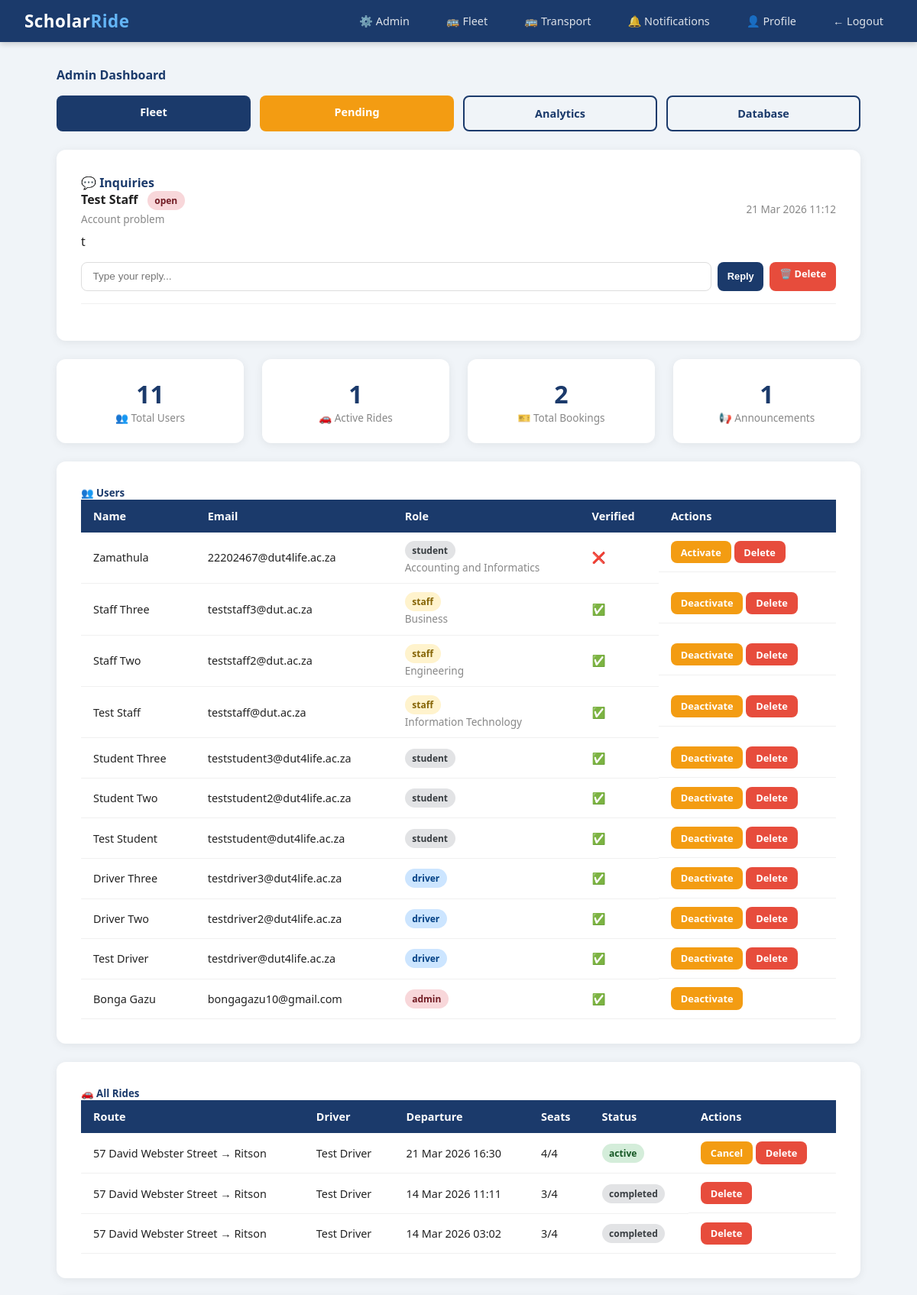
Page /admin (signed in, upper part) on the earlier database version.
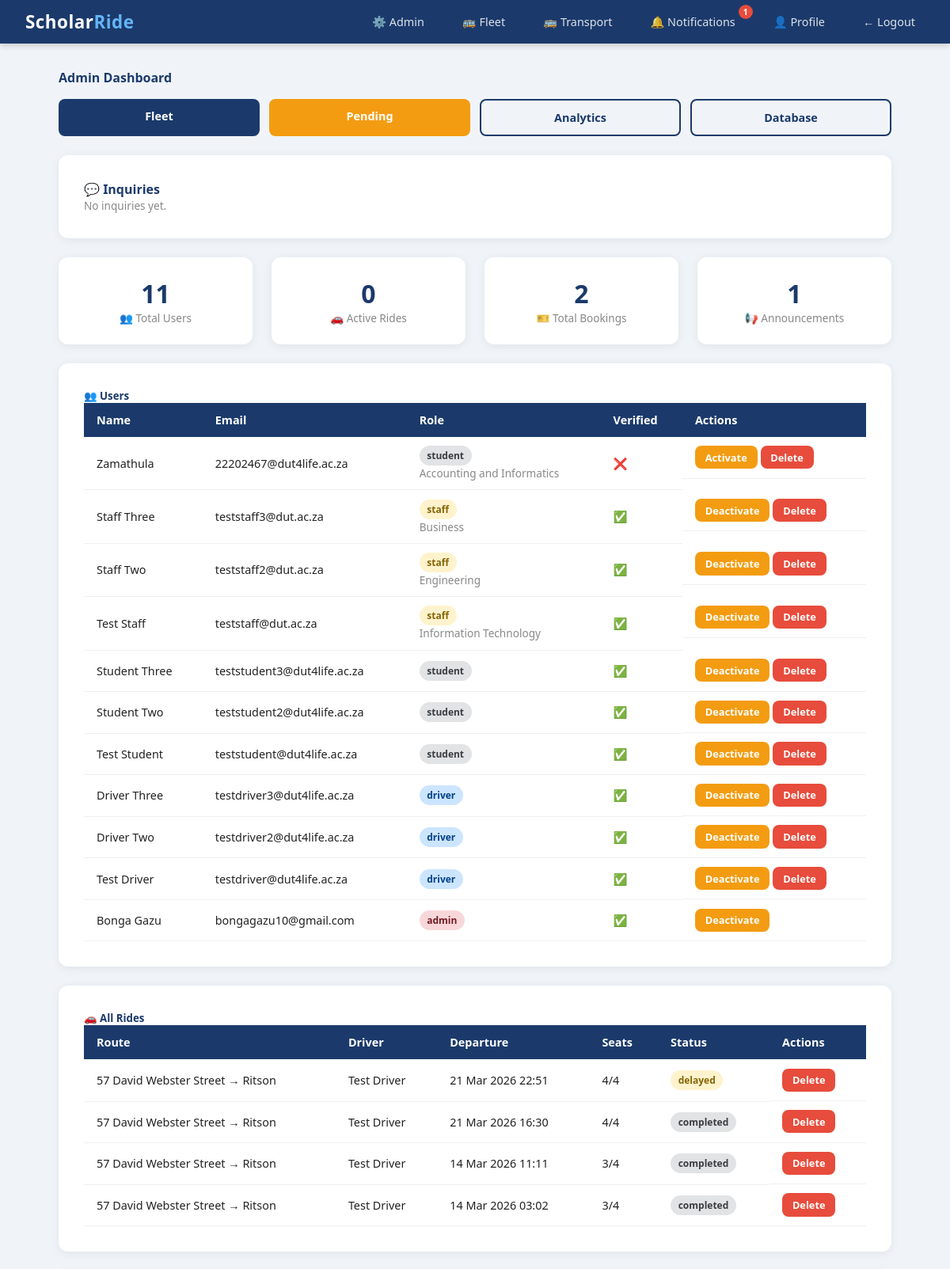
Same page on the later database version.
### scholar_ride/models.py (models this page shows)
class Inquiry(db.Model):
    id = db.Column(db.Integer, primary_key=True)
    user_id = db.Column(db.Integer, db.ForeignKey('user.id'), nullable=False)
    subject = db.Column(db.String(100), nullable=False)
    message = db.Column(db.Text, nullable=False)
    reply = db.Column(db.Text, nullable=True)
    status = db.Column(db.String(20), default='open')
    created_at = db.Column(db.DateTime, default=sast_now)
    user = db.relationship('User', foreign_keys=[user_id])

class User(db.Model, UserMixin):
    id = db.Column(db.Integer, primary_key=True)
    student_number = db.Column(db.String(20), unique=True, nullable=True)
    staff_number = db.Column(db.String(20), unique=True, nullable=True)
    full_name = db.Column(db.String(100), nullable=False)
    email = db.Column(db.String(120), unique=True, nullable=False)
    phone = db.Column(db.String(20), nullable=False)
    password_hash = db.Column(db.String(128), nullable=False)
    role = db.Column(db.String(20), default='student')
    department = db.Column(db.String(100), nullable=True)
    verified = db.Column(db.Boolean, default=False)
    approval_status = db.Column(db.String(20), default='pending')
    otp = db.Column(db.String(6), nullable=True)
    created_at = db.Column(db.DateTime, default=datetime.utcnow)
    driver_code = db.Column(db.String(20), nullable=True)
    rides = db.relationship('Ride', backref='driver', lazy=True)
    bookings = db.relationship('Booking', backref='student', lazy=True)
    session_token = db.Column(db.String(100), nullable=True)

class Ride(db.Model):
    id = db.Column(db.Integer, primary_key=True)
    driver_id = db.Column(db.Integer, db.ForeignKey('user.id'), nullable=False)
    origin = db.Column(db.String(200), nullable=False)
    destination = db.Column(db.String(200), nullable=False)
    departure_time = db.Column(db.DateTime, nullable=False)
    available_seats = db.Column(db.Integer, nullable=False)
    total_seats = db.Column(db.Integer, nullable=False)
    status = db.Column(db.String(20), default='active')
    created_at = db.Column(db.DateTime, default=datetime.utcnow)
    bookings = db.relationship('Booking', backref='ride', lazy=True)
    vehicle_type = db.Column(db.String(50), nullable=True)
    vehicle_model = db.Column(db.String(100), nullable=True)
    registration_number = db.Column(db.String(20), nullable=True)
    completed_at = db.Column(db.DateTime, nullable=True)

### scholar_ride/routes/admin.py (the view)
@admin.route('/admin')
@login_required
@admin_required
def dashboard():
    users = User.query.order_by(User.created_at.desc()).all()
    announcements = Announcement.query.order_by(Announcement.created_at.desc()).all()
    all_rides = Ride.query.order_by(Ride.created_at.desc()).all()
    disputes = Dispute.query.order_by(Dispute.created_at.desc()).all()
    total_users = User.query.count()
    active_rides = Ride.query.filter_by(status='active').count()
    total_bookings = Booking.query.count()
    total_announcements = Announcement.query.count()
    pending_count = User.query.filter_by(approval_status='pending').count()
    inquiries =Inquiry.query.order_by(Inquiry.created_at.desc()).all()
    return render_template('admin/dashboard.html',
                           users=users,
                           announcements=announcements,
                           all_rides=all_rides,
                           disputes=disputes,
                           total_users=total_users,
                           active_rides=active_rides,
                           total_bookings=total_bookings,
                           total_announcements=total_announcements,
                           pending_count=pending_count,
                           inquiries=inquiries
                           )

### scholar_ride/models.py (called while the page is built)
@login_manager.user_loader
def load_user(user_id):
    return User.query.get(int(user_id))

### scholar_ride/routes/admin.py (called while the page is built)
def admin_required(f):
    from functools import wraps
    @wraps(f)
    def decorated(*args, **kwargs):
        if not current_user.is_authenticated or current_user.role != 'admin':
            flash('Admin access required.', 'danger')
            return redirect('/rides')
        return f(*args, **kwargs)
    return decorated

### scholar_ride/templates/admin/dashboard.html (shortened to what the changed rows need)
{% extends "base.html" %}
{% block content %}
<div class="card p-3 mt-3 mb-4">
    <h4 style="color:#1B3A6B;" class="mb-3">💬 Inquiries</h4>
    {% if inquiries %}
        {% for inquiry in inquiries %}
        <div style="border-bottom:1px solid #f0f0f0; padding-bottom:1rem; margin-bottom:1rem;">
            <div class="d-flex justify-between align-center">
                <div>
                    <strong>{{ inquiry.user.full_name }}</strong>
                    <span class="badge {% if inquiry.status == 'open' %}badge-danger{% else %}badge-success{% endif %}" style="margin-left:0.5rem;">
                        {{ inquiry.status }}
                    </span>
                    <br>
                    <small class="text-muted">{{ inquiry.subject }}</small>
                </div>
                <small class="text-muted">{{ inquiry.created_at.strftime('%d %b %Y %H:%M') }}</small>
            </div>
            <p class="mt-1 mb-2">{{ inquiry.message }}</p>
            <div style="display:flex; gap:0.5rem; flex-wrap:wrap;">
                {% if inquiry.status == 'open' %}
                <form method="POST" action="/inquiries/{{ inquiry.id }}/reply" style="display:flex; gap:0.5rem; flex:1;">
                    <input type="text" name="reply" class="form-control"
                           placeholder="Type your reply..." required style="font-size:0.85rem;">
                    <button type="submit" class="btn btn-sm btn-primary">Reply</button>
                </form>
                {% endif %}
                <a href="/inquiries/{{ inquiry.id }}/delete"
                   class="btn btn-sm btn-danger"
                   onclick="return confirm('Delete this inquiry?')">
                    🗑️ Delete
                </a>
            </div>
        </div>
        {% endfor %}
    {% else %}
        <p class="text-muted">No inquiries yet.</p>
    {% endif %}
</div>
<div class="row mb-4">
    <div class="col">
        <div class="stat-card">
            <div class="stat-number">{{ active_rides }}</div>
            <div class="stat-label">🚗 Active Rides</div>
        </div>
    </div>
</div>
<div class="card p-3 mb-4" style="margin-top: 1.5rem;">
    <div style="overflow-x:auto;">
        <table>
            <thead>
                <tr>
                    <th>Name</th>
                    <th>Email</th>
                    <th>Role</th>
                    <th>Verified</th>
                    <th>Actions</th>
                </tr>
            </thead>
            <tbody>
                {% for user in users %}
                <tr>
                    <td>{{ user.full_name }}</td>
                    <td>{{ user.email }}</td>
                    <td>
                        <span class="badge
                            {% if user.role == 'admin' %}badge-danger
                            {% elif user.role == 'driver' %}badge-primary
                            {% elif user.role == 'staff' %}badge-warning
                            {% else %}badge-secondary{% endif %}">
                            {{ user.role }}
                        </span>
                        {% if user.department %}
                        <br><small class="text-muted">{{ user.department }}</small>
                        {% endif %}
                    </td>
                    <td>{% if user.verified %}✅{% else %}❌{% endif %}</td>
                    <td style="display:flex; gap:4px;">
                        <a href="/admin/users/{{ user.id }}/toggle"
                           class="btn btn-sm btn-warning">
                            {% if user.verified %}Deactivate{% else %}Activate{% endif %}
                        </a>
                        {% if user.id != current_user.id %}
                        <a href="/admin/users/{{ user.id }}/delete"
                           class="btn btn-sm btn-danger"
                           onclick="return confirm('Delete {{ user.full_name }}?')">
                            Delete
                        </a>
                        {% endif %}
                    </td>
                </tr>
                {% endfor %}
            </tbody>
        </table>
    </div>
</div>
<div class="card p-3 mb-4">
    <div style="overflow-x:auto;">
        <table>
            <thead>
                <tr>
                    <th>Route</th>
                    <th>Driver</th>
                    <th>Departure</th>
                    <th>Seats</th>
                    <th>Status</th>
                    <th>Actions</th>
                </tr>
            </thead>
            <tbody>
                {% for ride in all_rides %}
                <tr>
                    <td>{{ ride.origin }} → {{ ride.destination }}</td>
                    <td>{{ ride.driver.full_name }}</td>
                    <td>{{ ride.departure_time.strftime('%d %b %Y %H:%M') }}</td>
                    <td>{{ ride.available_seats }}/{{ ride.total_seats }}</td>
                    <td>
                        <span class="badge
                            {% if ride.status == 'active' %}badge-success
                            {% elif ride.status == 'cancelled' %}badge-danger
                            {% elif ride.status == 'delayed' %}badge-warning
                            {% else %}badge-secondary{% endif %}">
                            {{ ride.status }}
                        </span>
                    </td>
                    <td style="display:flex; gap:4px;">
                        {% if ride.status == 'active' %}
                        <a href="/admin/rides/{{ ride.id }}/cancel"
                           class="btn btn-sm btn-warning"
                           onclick="return confirm('Cancel this ride?')">
                            Cancel
                        </a>
                        {% endif %}
                        <a href="/admin/rides/{{ ride.id }}/delete"
                           class="btn btn-sm btn-danger"
                           onclick="return confirm('Delete this ride?')">
                            Delete
                        </a>
                    </td>
                </tr>
                {% endfor %}
            </tbody>
        </table>
    </div>
</div>
{% endblock %}

Differences in the rows shown:
removed Inquiry: user.full_name "Test Staff", status "open", subject "Account problem", created_at "21 Mar 2026 11:12", message "t"
added Ride: origin "57 David Webster Street", destination "Ritson", driver.full_name "Test Driver", departure_time "21 Mar 2026 22:51", available_seats "4", total_seats "4", status "delayed"
changed Ride "21 Mar 2026 16:30": status "active" → "completed"; no longer shows "Cancel"
Other differences:
{{ unread_count }}: (not shown) → "1"
{{ active_rides }}: "1" → "0"
text now shown: "No inquiries yet."
